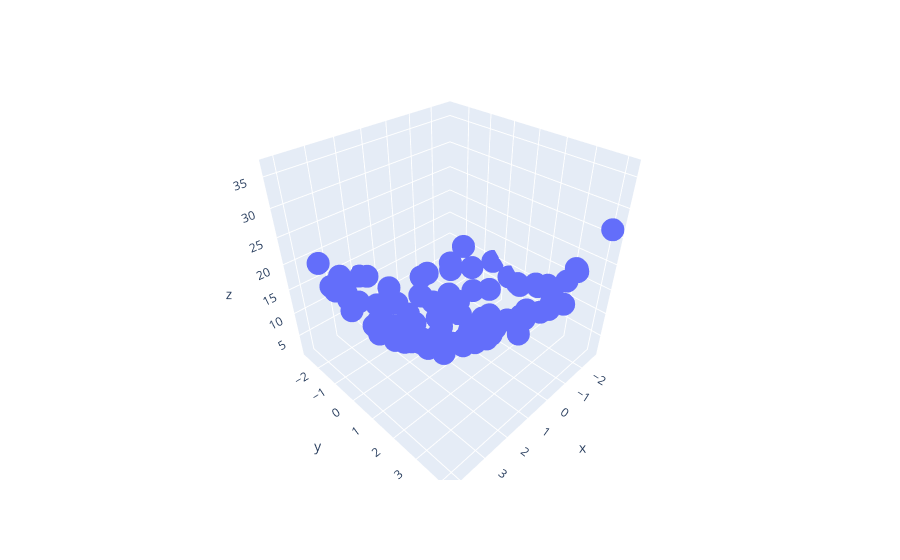

The notebook cell saved with this chart:
### Code cell
import plotly.express as px
df = px.data.iris()
fig = px.scatter_3d(df, x=x.ravel(), y=y.ravel(), z=z.ravel())
fig.show()
